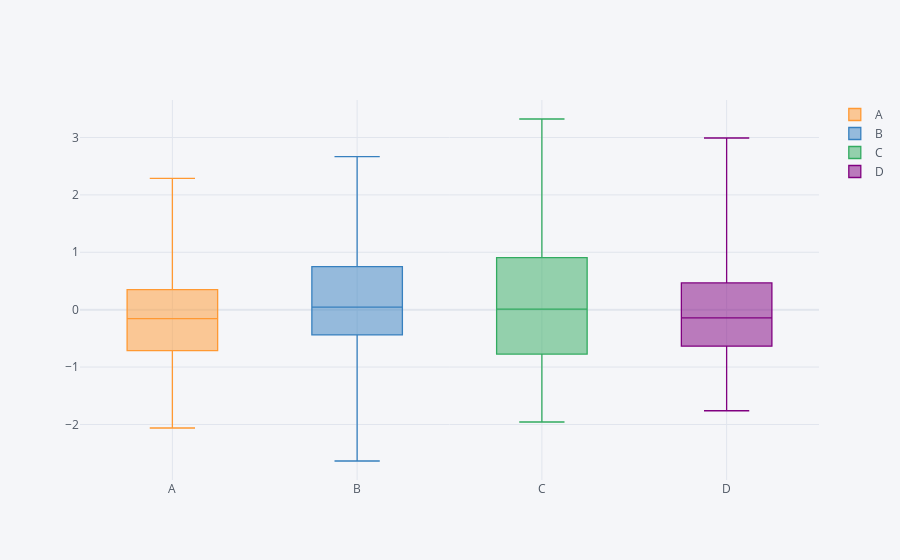

Source (notebook cell):
### Markdown cell above
## Boxplots

### Code cell
df.iplot(kind='box')
